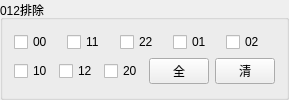
            <widget class="QGroupBox" name="groupBox_4">
             <property name="title">
              <string>012排除</string>
             </property>
             <layout class="QVBoxLayout" name="verticalLayout_6">
              <item>
               <layout class="QVBoxLayout" name="verticalLayout_7">
                <item>
                 <layout class="QHBoxLayout" name="horizontalLayout_7">
                  <item>
                   <widget class="QCheckBox" name="checkBox_34">
                    <property name="text">
                     <string>00</string>
                    </property>
                   </widget>
                  </item>
                  <item>
                   <widget class="QCheckBox" name="checkBox_35">
                    <property name="text">
                     <string>11</string>
                    </property>
                   </widget>
                  </item>
                  <item>
                   <widget class="QCheckBox" name="checkBox_36">
                    <property name="text">
                     <string>22</string>
                    </property>
                   </widget>
                  </item>
                  <item>
                   <widget class="QCheckBox" name="checkBox_37">
                    <property name="text">
                     <string>01</string>
                    </property>
                   </widget>
                  </item>
                  <item>
                   <widget class="QCheckBox" name="checkBox_39">
                    <property name="text">
                     <string>02</string>
                    </property>
                   </widget>
                  </item>
                  <item>
                   <spacer name="horizontalSpacer_2">
                    <property name="orientation">
                     <enum>Qt::Horizontal</enum>
                    </property>
                    <property name="sizeType">
                     <enum>QSizePolicy::Fixed</enum>
                    </property>
                    <property name="sizeHint" stdset="0">
                     <size>
                      <width>2</width>
                      <height>20</height>
                     </size>
                    </property>
                   </spacer>
                  </item>
                 </layout>
                </item>
                <item>
                 <layout class="QHBoxLayout" name="horizontalLayout_8">
                  <item>
                   <widget class="QCheckBox" name="checkBox_40">
                    <property name="text">
                     <string>10</string>
                    </property>
                   </widget>
                  </item>
                  <item>
                   <widget class="QCheckBox" name="checkBox_41">
                    <property name="text">
                     <string>12</string>
                    </property>
                   </widget>
                  </item>
                  <item>
                   <widget class="QCheckBox" name="checkBox_42">
                    <property name="text">
                     <string>20</string>
                    </property>
                   </widget>
                  </item>
                  <item>
                   <widget class="QPushButton" name="pushButton_7">
                    <property name="minimumSize">
                     <size>
                      <width>30</width>
                      <height>0</height>
                     </size>
                    </property>
                    <property name="maximumSize">
                     <size>
                      <width>60</width>
                      <height>16777215</height>
                     </size>
                    </property>
                    <property name="text">
                     <string>全</string>
                    </property>
                   </widget>
                  </item>
                  <item>
                   <widget class="QPushButton" name="pushButton_8">
                    <property name="minimumSize">
                     <size>
                      <width>30</width>
                      <height>0</height>
                     </size>
                    </property>
                    <property name="maximumSize">
                     <size>
                      <width>60</width>
                      <height>16777215</height>
                     </size>
                    </property>
                    <property name="text">
                     <string>清</string>
                    </property>
                   </widget>
                  </item>
                 </layout>
                </item>
               </layout>
              </item>
             </layout>
            </widget>
